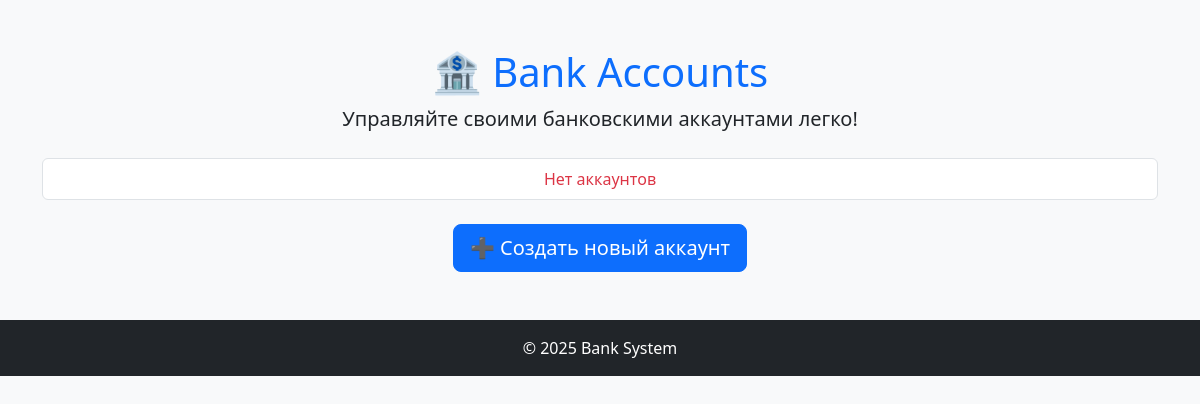
Before: / with the older database file.
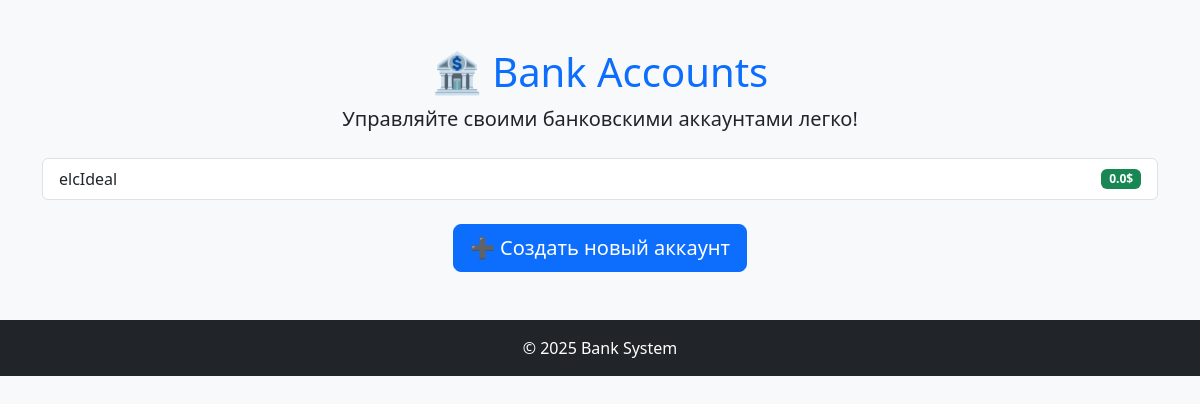
After: the same page with the newer database file.
### bank/models.py (models this page shows, shortened)
class Account(models.Model):
    username = models.CharField(max_length=100, unique=True)
    balance = models.FloatField(default=0)
    created_at = models.DateTimeField(auto_now_add=True)

### bank/views.py (the view)
# urls.py: path("", views.home, name="home"),
def home(request):
    accounts = Account.objects.all()
    return render(request, "home.html", {"accounts": accounts})

### bank/templates/home.html (shortened to what this page needs)
<!DOCTYPE html>
<html lang="en">
<head>
    <link href="https://cdn.jsdelivr.net/npm/bootstrap@5.3.0/dist/css/bootstrap.min.css" rel="stylesheet">
</head>
<body class="bg-light">
<div class="container py-5">
    <div class="text-center mb-4">
        <h1 class="text-primary">🏦 Bank Accounts</h1>
        <p class="lead">Управляйте своими банковскими аккаунтами легко!</p>
    </div>
    <ul class="list-group mb-4">
        {% for account in accounts %}
        <li class="list-group-item d-flex justify-content-between align-items-center">
            <span>{{ account.username }}</span>
            <span class="badge bg-success">{{ account.balance }}$</span>
        </li>
        {% empty %}
        <li class="list-group-item text-danger text-center">Нет аккаунтов</li>
        {% endfor %}
    </ul>
    <div class="text-center">
        <a href="/create/" class="btn btn-primary btn-lg">➕ Создать новый аккаунт</a>
    </div>
</div>
<footer class="text-center py-3 bg-dark text-white">
    &copy; 2025 Bank System
</footer>
</body>
</html>

Changed rows visible on the page:
added Account: username "elcIdeal", balance "0.0"
Other visible differences:
text no longer shown: "Нет аккаунтов"
